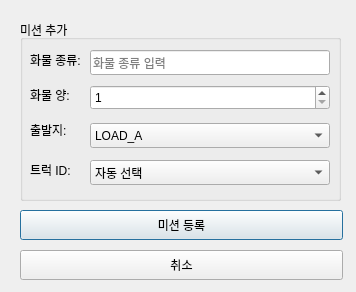
<?xml version="1.0" encoding="UTF-8"?>
<ui version="4.0">
 <class>Dialog</class>
 <widget class="QDialog" name="Dialog">
  <property name="geometry">
   <rect>
    <x>0</x>
    <y>0</y>
    <width>356</width>
    <height>292</height>
   </rect>
  </property>
  <property name="windowTitle">
   <string>Dialog</string>
  </property>
  <widget class="QGroupBox" name="groupBox_2">
   <property name="geometry">
    <rect>
     <x>20</x>
     <y>20</y>
     <width>321</width>
     <height>181</height>
    </rect>
   </property>
   <property name="title">
    <string>미션 추가</string>
   </property>
   <widget class="QLabel" name="label_type">
    <property name="geometry">
     <rect>
      <x>10</x>
      <y>30</y>
      <width>100</width>
      <height>20</height>
     </rect>
    </property>
    <property name="text">
     <string>화물 종류:</string>
    </property>
   </widget>
   <widget class="QLineEdit" name="lineEdit_type_for_add">
    <property name="geometry">
     <rect>
      <x>70</x>
      <y>30</y>
      <width>240</width>
      <height>25</height>
     </rect>
    </property>
    <property name="placeholderText">
     <string>화물 종류 입력</string>
    </property>
   </widget>
   <widget class="QLabel" name="label_amount">
    <property name="geometry">
     <rect>
      <x>10</x>
      <y>65</y>
      <width>100</width>
      <height>20</height>
     </rect>
    </property>
    <property name="text">
     <string>화물 양:</string>
    </property>
   </widget>
   <widget class="QSpinBox" name="spinBox_amount_for_add">
    <property name="geometry">
     <rect>
      <x>70</x>
      <y>65</y>
      <width>240</width>
      <height>25</height>
     </rect>
    </property>
    <property name="minimum">
     <number>1</number>
    </property>
    <property name="maximum">
     <number>1000</number>
    </property>
   </widget>
   <widget class="QLabel" name="label_source_add">
    <property name="geometry">
     <rect>
      <x>10</x>
      <y>100</y>
      <width>100</width>
      <height>20</height>
     </rect>
    </property>
    <property name="text">
     <string>출발지:</string>
    </property>
   </widget>
   <widget class="QComboBox" name="comboBox_source_for_add">
    <property name="geometry">
     <rect>
      <x>70</x>
      <y>103</y>
      <width>240</width>
      <height>25</height>
     </rect>
    </property>
    <item>
     <property name="text">
      <string>LOAD_A</string>
     </property>
    </item>
    <item>
     <property name="text">
      <string>LOAD_B</string>
     </property>
    </item>
   </widget>
   <widget class="QLabel" name="label_truck_add">
    <property name="geometry">
     <rect>
      <x>10</x>
      <y>140</y>
      <width>100</width>
      <height>20</height>
     </rect>
    </property>
    <property name="text">
     <string>트럭 ID:</string>
    </property>
   </widget>
   <widget class="QComboBox" name="comboBox_truck_id_for_add">
    <property name="geometry">
     <rect>
      <x>70</x>
      <y>140</y>
      <width>240</width>
      <height>25</height>
     </rect>
    </property>
    <item>
     <property name="text">
      <string>자동 선택</string>
     </property>
    </item>
    <item>
     <property name="text">
      <string>트럭 1</string>
     </property>
    </item>
    <item>
     <property name="text">
      <string>트럭 2</string>
     </property>
    </item>
    <item>
     <property name="text">
      <string>트럭 3</string>
     </property>
    </item>
   </widget>
  </widget>
  <widget class="QPushButton" name="pushButton_add_mission">
   <property name="geometry">
    <rect>
     <x>20</x>
     <y>210</y>
     <width>323</width>
     <height>30</height>
    </rect>
   </property>
   <property name="text">
    <string>미션 등록</string>
   </property>
  </widget>
  <widget class="QPushButton" name="pushButton_add_mission_2">
   <property name="geometry">
    <rect>
     <x>20</x>
     <y>250</y>
     <width>323</width>
     <height>30</height>
    </rect>
   </property>
   <property name="text">
    <string>취소</string>
   </property>
  </widget>
 </widget>
 <resources/>
 <connections/>
</ui>
